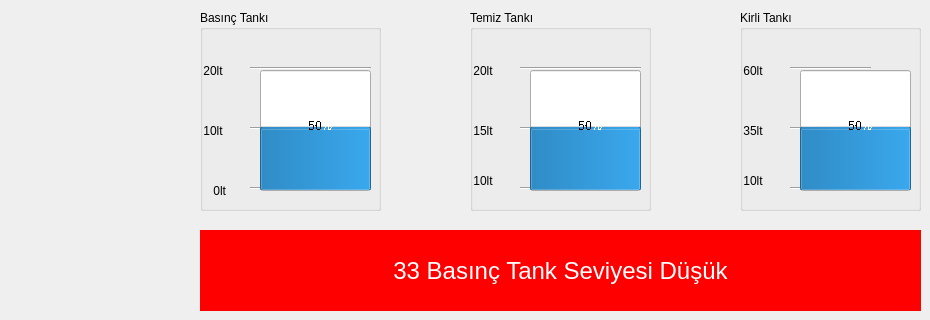
          <widget class="QWidget" name="detailsBottomTankLevels">
           <widget class="QGroupBox" name="gb_KirliTankLevel">
            <property name="geometry">
             <rect>
              <x>740</x>
              <y>10</y>
              <width>181</width>
              <height>201</height>
             </rect>
            </property>
            <property name="title">
             <string>Kirli Tankı</string>
            </property>
            <widget class="Line" name="line_27">
             <property name="geometry">
              <rect>
               <x>50</x>
               <y>50</y>
               <width>81</width>
               <height>16</height>
              </rect>
             </property>
             <property name="orientation">
              <enum>Qt::Horizontal</enum>
             </property>
            </widget>
            <widget class="Line" name="line_29">
             <property name="geometry">
              <rect>
               <x>50</x>
               <y>170</y>
               <width>81</width>
               <height>16</height>
              </rect>
             </property>
             <property name="orientation">
              <enum>Qt::Horizontal</enum>
             </property>
            </widget>
            <widget class="QLabel" name="label_43">
             <property name="geometry">
              <rect>
               <x>0</x>
               <y>50</y>
               <width>51</width>
               <height>21</height>
              </rect>
             </property>
             <property name="text">
              <string> 60lt</string>
             </property>
            </widget>
            <widget class="QLabel" name="label_44">
             <property name="geometry">
              <rect>
               <x>0</x>
               <y>110</y>
               <width>51</width>
               <height>21</height>
              </rect>
             </property>
             <property name="text">
              <string> 35lt</string>
             </property>
            </widget>
            <widget class="Line" name="line_30">
             <property name="geometry">
              <rect>
               <x>50</x>
               <y>110</y>
               <width>81</width>
               <height>16</height>
              </rect>
             </property>
             <property name="orientation">
              <enum>Qt::Horizontal</enum>
             </property>
            </widget>
            <widget class="QProgressBar" name="pbDirtyTankLevel">
             <property name="geometry">
              <rect>
               <x>60</x>
               <y>60</y>
               <width>111</width>
               <height>121</height>
              </rect>
             </property>
             <property name="sizePolicy">
              <sizepolicy hsizetype="Minimum" vsizetype="Minimum">
               <horstretch>0</horstretch>
               <verstretch>0</verstretch>
              </sizepolicy>
             </property>
             <property name="font">
              <font>
               <stylestrategy>NoAntialias</stylestrategy>
              </font>
             </property>
             <property name="layoutDirection">
              <enum>Qt::LeftToRight</enum>
             </property>
             <property name="value">
              <number>50</number>
             </property>
             <property name="alignment">
              <set>Qt::AlignJustify|Qt::AlignVCenter</set>
             </property>
             <property name="textVisible">
              <bool>true</bool>
             </property>
             <property name="orientation">
              <enum>Qt::Vertical</enum>
             </property>
             <property name="invertedAppearance">
              <bool>false</bool>
             </property>
             <property name="textDirection">
              <enum>QProgressBar::TopToBottom</enum>
             </property>
            </widget>
            <widget class="QLabel" name="label_45">
             <property name="geometry">
              <rect>
               <x>0</x>
               <y>160</y>
               <width>51</width>
               <height>21</height>
              </rect>
             </property>
             <property name="text">
              <string> 10lt</string>
             </property>
            </widget>
            <zorder>line_27</zorder>
            <zorder>line_29</zorder>
            <zorder>line_30</zorder>
            <zorder>pbDirtyTankLevel</zorder>
            <zorder>label_45</zorder>
            <zorder>label_44</zorder>
            <zorder>label_43</zorder>
           </widget>
           <widget class="QGroupBox" name="gb_CleanTankLevel">
            <property name="geometry">
             <rect>
              <x>470</x>
              <y>10</y>
              <width>181</width>
              <height>201</height>
             </rect>
            </property>
            <property name="styleSheet">
             <string notr="true"/>
            </property>
            <property name="title">
             <string>Temiz Tankı</string>
            </property>
            <widget class="Line" name="line_31">
             <property name="geometry">
              <rect>
               <x>50</x>
               <y>110</y>
               <width>81</width>
               <height>16</height>
              </rect>
             </property>
             <property name="orientation">
              <enum>Qt::Horizontal</enum>
             </property>
            </widget>
            <widget class="QLabel" name="label_46">
             <property name="geometry">
              <rect>
               <x>0</x>
               <y>50</y>
               <width>51</width>
               <height>21</height>
              </rect>
             </property>
             <property name="text">
              <string> 20lt</string>
             </property>
            </widget>
            <widget class="Line" name="line_32">
             <property name="geometry">
              <rect>
               <x>50</x>
               <y>50</y>
               <width>121</width>
               <height>16</height>
              </rect>
             </property>
             <property name="orientation">
              <enum>Qt::Horizontal</enum>
             </property>
            </widget>
            <widget class="Line" name="line_33">
             <property name="geometry">
              <rect>
               <x>50</x>
               <y>170</y>
               <width>81</width>
               <height>16</height>
              </rect>
             </property>
             <property name="orientation">
              <enum>Qt::Horizontal</enum>
             </property>
            </widget>
            <widget class="QProgressBar" name="pbCleanTankLevel">
             <property name="geometry">
              <rect>
               <x>60</x>
               <y>60</y>
               <width>111</width>
               <height>121</height>
              </rect>
             </property>
             <property name="sizePolicy">
              <sizepolicy hsizetype="Minimum" vsizetype="Minimum">
               <horstretch>0</horstretch>
               <verstretch>0</verstretch>
              </sizepolicy>
             </property>
             <property name="font">
              <font>
               <stylestrategy>NoAntialias</stylestrategy>
              </font>
             </property>
             <property name="layoutDirection">
              <enum>Qt::LeftToRight</enum>
             </property>
             <property name="value">
              <number>50</number>
             </property>
             <property name="alignment">
              <set>Qt::AlignJustify|Qt::AlignVCenter</set>
             </property>
             <property name="textVisible">
              <bool>true</bool>
             </property>
             <property name="orientation">
              <enum>Qt::Vertical</enum>
             </property>
             <property name="invertedAppearance">
              <bool>false</bool>
             </property>
             <property name="textDirection">
              <enum>QProgressBar::TopToBottom</enum>
             </property>
            </widget>
            <widget class="QLabel" name="label_47">
             <property name="geometry">
              <rect>
               <x>0</x>
               <y>160</y>
               <width>51</width>
               <height>21</height>
              </rect>
             </property>
             <property name="text">
              <string> 10lt</string>
             </property>
            </widget>
            <widget class="QLabel" name="label_48">
             <property name="geometry">
              <rect>
               <x>0</x>
               <y>110</y>
               <width>51</width>
               <height>21</height>
              </rect>
             </property>
             <property name="text">
              <string> 15lt</string>
             </property>
            </widget>
            <zorder>line_31</zorder>
            <zorder>line_32</zorder>
            <zorder>line_33</zorder>
            <zorder>pbCleanTankLevel</zorder>
            <zorder>label_47</zorder>
            <zorder>label_46</zorder>
            <zorder>label_48</zorder>
           </widget>
           <widget class="QGroupBox" name="gb_basincTankLevel">
            <property name="geometry">
             <rect>
              <x>200</x>
              <y>10</y>
              <width>181</width>
              <height>201</height>
             </rect>
            </property>
            <property name="styleSheet">
             <string notr="true"/>
            </property>
            <property name="title">
             <string>Basınç Tankı</string>
            </property>
            <widget class="Line" name="line_34">
             <property name="geometry">
              <rect>
               <x>50</x>
               <y>50</y>
               <width>121</width>
               <height>16</height>
              </rect>
             </property>
             <property name="orientation">
              <enum>Qt::Horizontal</enum>
             </property>
            </widget>
            <widget class="QLabel" name="label_49">
             <property name="geometry">
              <rect>
               <x>10</x>
               <y>170</y>
               <width>41</width>
               <height>21</height>
              </rect>
             </property>
             <property name="text">
              <string> 0lt</string>
             </property>
            </widget>
            <widget class="QLabel" name="label_50">
             <property name="geometry">
              <rect>
               <x>0</x>
               <y>110</y>
               <width>51</width>
               <height>21</height>
              </rect>
             </property>
             <property name="text">
              <string> 10lt</string>
             </property>
            </widget>
            <widget class="QLabel" name="label_51">
             <property name="geometry">
              <rect>
               <x>0</x>
               <y>50</y>
               <width>51</width>
               <height>21</height>
              </rect>
             </property>
             <property name="text">
              <string> 20lt</string>
             </property>
            </widget>
            <widget class="Line" name="line_35">
             <property name="geometry">
              <rect>
               <x>50</x>
               <y>170</y>
               <width>81</width>
               <height>16</height>
              </rect>
             </property>
             <property name="orientation">
              <enum>Qt::Horizontal</enum>
             </property>
            </widget>
            <widget class="Line" name="line_36">
             <property name="geometry">
              <rect>
               <x>50</x>
               <y>110</y>
               <width>81</width>
               <height>16</height>
              </rect>
             </property>
             <property name="orientation">
              <enum>Qt::Horizontal</enum>
             </property>
            </widget>
            <widget class="QProgressBar" name="pbExpansionTankLevel">
             <property name="geometry">
              <rect>
               <x>60</x>
               <y>60</y>
               <width>111</width>
               <height>121</height>
              </rect>
             </property>
             <property name="sizePolicy">
              <sizepolicy hsizetype="Minimum" vsizetype="Minimum">
               <horstretch>0</horstretch>
               <verstretch>0</verstretch>
              </sizepolicy>
             </property>
             <property name="font">
              <font>
               <stylestrategy>NoAntialias</stylestrategy>
              </font>
             </property>
             <property name="layoutDirection">
              <enum>Qt::LeftToRight</enum>
             </property>
             <property name="value">
              <number>50</number>
             </property>
             <property name="alignment">
              <set>Qt::AlignJustify|Qt::AlignVCenter</set>
             </property>
             <property name="textVisible">
              <bool>true</bool>
             </property>
             <property name="orientation">
              <enum>Qt::Vertical</enum>
             </property>
             <property name="invertedAppearance">
              <bool>false</bool>
             </property>
             <property name="textDirection">
              <enum>QProgressBar::TopToBottom</enum>
             </property>
            </widget>
            <zorder>line_34</zorder>
            <zorder>line_35</zorder>
            <zorder>line_36</zorder>
            <zorder>pbExpansionTankLevel</zorder>
            <zorder>label_50</zorder>
            <zorder>label_49</zorder>
            <zorder>label_51</zorder>
           </widget>
           <widget class="QLabel" name="laFault31">
            <property name="geometry">
             <rect>
              <x>200</x>
              <y>230</y>
              <width>721</width>
              <height>81</height>
             </rect>
            </property>
            <property name="font">
             <font>
              <family>Arial</family>
              <pointsize>18</pointsize>
              <weight>9</weight>
              <italic>false</italic>
              <bold>false</bold>
             </font>
            </property>
            <property name="styleSheet">
             <string notr="true">background-color: rgb(255, 0, 0);
font: 75 18pt &quot;Arial&quot;;</string>
            </property>
            <property name="text">
             <string>31 Temiz Tank Seviyesi Düşük</string>
            </property>
            <property name="alignment">
             <set>Qt::AlignCenter</set>
            </property>
           </widget>
           <widget class="QLabel" name="laFault32">
            <property name="geometry">
             <rect>
              <x>200</x>
              <y>230</y>
              <width>721</width>
              <height>81</height>
             </rect>
            </property>
            <property name="font">
             <font>
              <family>Arial</family>
              <pointsize>18</pointsize>
              <weight>9</weight>
              <italic>false</italic>
              <bold>false</bold>
             </font>
            </property>
            <property name="styleSheet">
             <string notr="true">font: 75 18pt &quot;Arial&quot;;
background-color: rgb(255, 0, 0);</string>
            </property>
            <property name="text">
             <string>32 Kirli Tank Seviyesi Yüksek</string>
            </property>
            <property name="alignment">
             <set>Qt::AlignCenter</set>
            </property>
           </widget>
           <widget class="QLabel" name="laFault34">
            <property name="geometry">
             <rect>
              <x>200</x>
              <y>230</y>
              <width>721</width>
              <height>81</height>
             </rect>
            </property>
            <property name="font">
             <font>
              <family>Arial</family>
              <pointsize>18</pointsize>
              <weight>9</weight>
              <italic>false</italic>
              <bold>false</bold>
             </font>
            </property>
            <property name="styleSheet">
             <string notr="true">font: 75 18pt &quot;Arial&quot;;
background-color: rgb(255, 0, 0);
color: rgb(255, 255, 255);</string>
            </property>
            <property name="text">
             <string>34 Basınçi Tank Seviyesi Yüksek</string>
            </property>
            <property name="alignment">
             <set>Qt::AlignCenter</set>
            </property>
           </widget>
           <widget class="QLabel" name="laFault33">
            <property name="geometry">
             <rect>
              <x>200</x>
              <y>230</y>
              <width>721</width>
              <height>81</height>
             </rect>
            </property>
            <property name="font">
             <font>
              <family>Arial</family>
              <pointsize>18</pointsize>
              <weight>9</weight>
              <italic>false</italic>
              <bold>false</bold>
             </font>
            </property>
            <property name="styleSheet">
             <string notr="true">color: rgb(255, 255, 255);
background-color: rgb(255, 0, 0);
font: 75 18pt &quot;Arial&quot;;</string>
            </property>
            <property name="text">
             <string>33 Basınç Tank Seviyesi Düşük</string>
            </property>
            <property name="alignment">
             <set>Qt::AlignCenter</set>
            </property>
           </widget>
          </widget>
